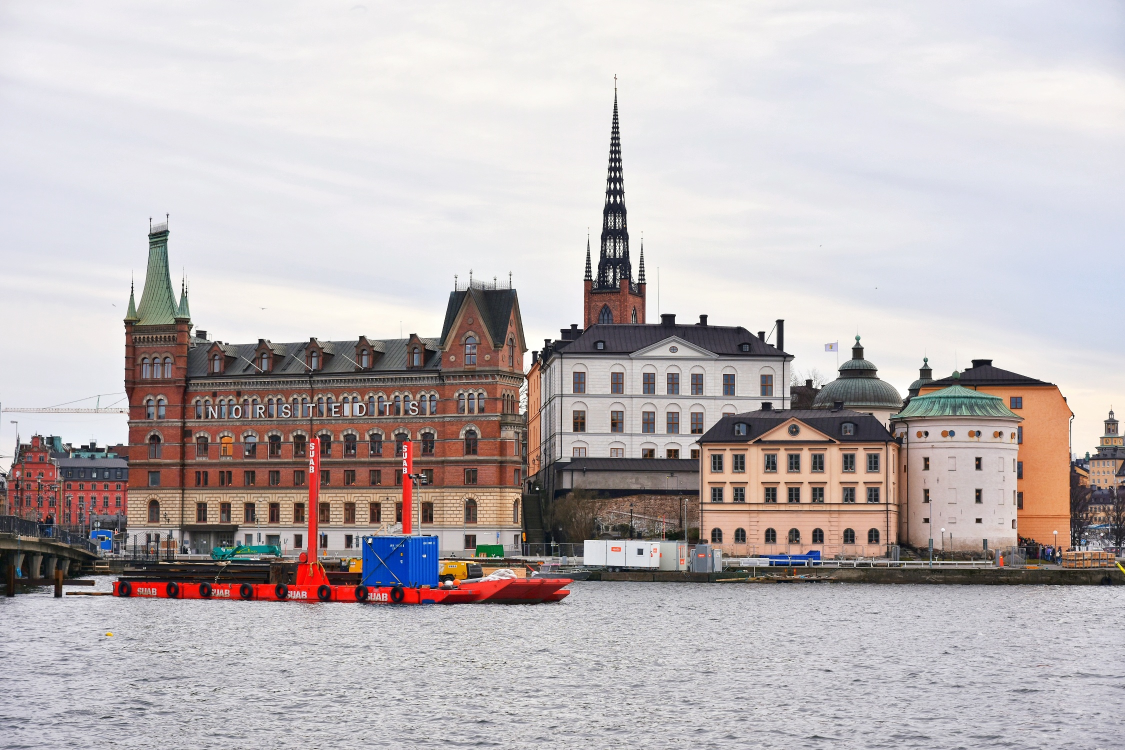
#> input picture asset/V_star bench/direct_attributes/sa_10033.jpg, 2250 x 1500 px (shown at 1/2 size)
$ python -i mcp_server.py   (imports and definitions only)   (older library calls are emulated)
#> lines starting #> are read from the running program, lines starting #| are printed output that depends on the picture
#> further down, picture is the input picture: shape (1500, 2250, 3); mean B, G, R 182.5, 181.5, 189
"""
MCP Server for Image Processing Tools.

Extracted from task1.py and task2.py — 12 image processing tools
exposed via the Model Context Protocol (stdio transport).

Usage:
    python mcp_server.py
"""

import os
import uuid
import cv2
import numpy as np
from mcp.server.fastmcp import FastMCP

# ---------------------------------------------------------------------------
# Output directory for processed images
# ---------------------------------------------------------------------------
OUTPUT_DIR = os.path.join(os.path.dirname(os.path.dirname(os.path.abspath(__file__))), "mcp_output")
# [1 line not run here, left out]


# [140 lines left out: functions _save, _load, _resize_to_max, _whitemask, _gridmask, _crop_image and 3 more, not called in this run]


def _enhance_luminance_contrast(
    image: np.ndarray,
    clahe_clip: float = 4.2, clahe_grid: tuple = (8, 8),
    detail_gain: float = 2.2, low_pct: float = 0.8, high_pct: float = 99.2,
    sigmoid_k: float = 8.0
) -> np.ndarray:
#> called with clahe_clip = 4.2, clahe_grid = (8, 8), detail_gain = 2.2, low_pct = 0.8, high_pct = 99.2, sigmoid_k = 8
    if image.ndim != 3 or image.shape[2] != 3:
        raise ValueError("Requires a BGR color image (H, W, 3)")
    img_u8 = image if image.dtype == np.uint8 else np.clip(image, 0, 255).astype(np.uint8)
    lab = cv2.cvtColor(img_u8, cv2.COLOR_BGR2LAB)
#> lab: shape (1500, 2250, 3); mean of channels 0, 1, 2 188.2, 131.4, 129
    l, a, b = cv2.split(lab)
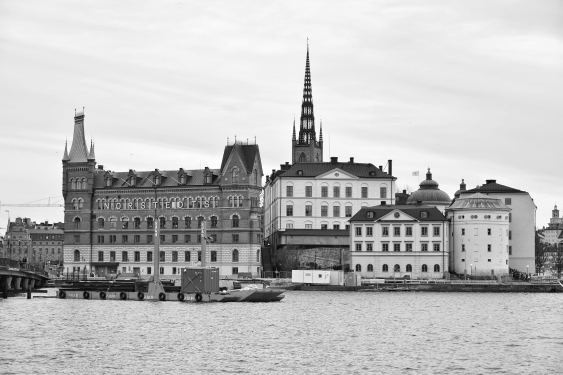
#> l: shape (1500, 2250) (shown at 1/4 size); min 0, max 255, mean 188.2
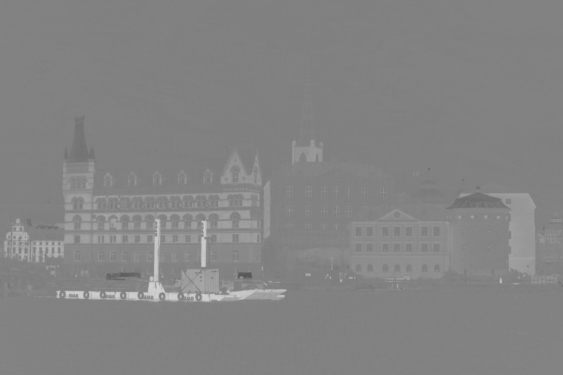
#> a: shape (1500, 2250) (shown at 1/4 size); min 85, max 208, mean 131.4
    clahe = cv2.createCLAHE(clipLimit=float(clahe_clip), tileGridSize=tuple(clahe_grid))
    l1 = clahe.apply(l)
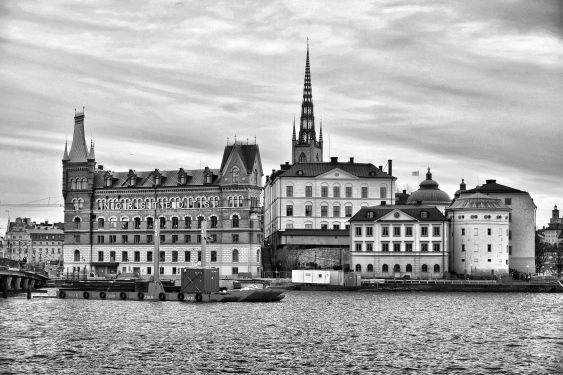
#> l1: shape (1500, 2250) (shown at 1/4 size); min 0, max 255, mean 166.2
    blur = cv2.GaussianBlur(l1, (0, 0), sigmaX=1.2, sigmaY=1.2)
    l2 = cv2.addWeighted(l1, 1.0 + float(detail_gain), blur, -float(detail_gain), 0)
    l2 = np.clip(l2, 0, 255).astype(np.uint8)
    lo = np.percentile(l2, float(low_pct))
#> lo = 0
    hi = np.percentile(l2, float(high_pct))
#> hi = 255
    if hi <= lo + 1e-6:
        l3 = l2.astype(np.float32)
    else:
        l3 = (l2.astype(np.float32) - lo) * (255.0 / (hi - lo))
        l3 = np.clip(l3, 0, 255)
    x = l3 / 255.0
    y = 1.0 / (1.0 + np.exp(-float(sigmoid_k) * (x - 0.5)))
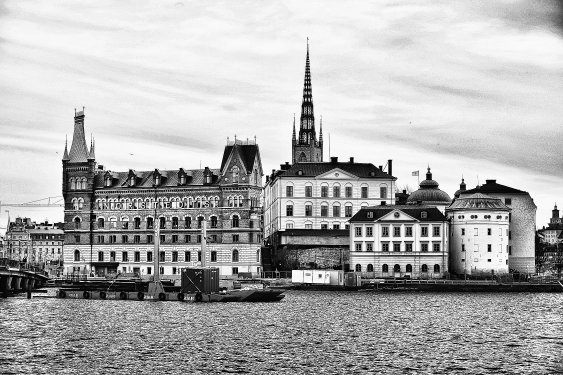
#> y: shape (1500, 2250) float32 (shown at 1/4 size); min 0.018, max 0.982, mean 0.686
    y = (y - y.min()) / (y.max() - y.min() + 1e-6)
    l_out = np.clip(y * 255.0, 0, 255).astype(np.uint8)
    out = cv2.cvtColor(cv2.merge([l_out, a, b]), cv2.COLOR_LAB2BGR)
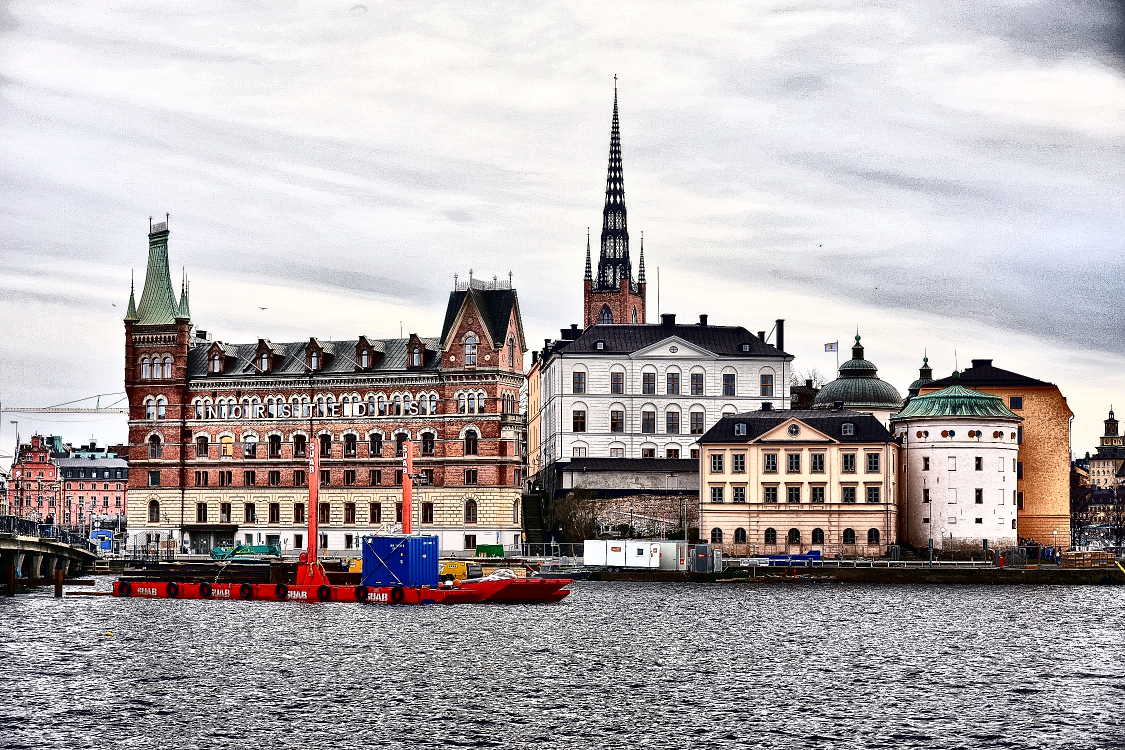
#> out: shape (1500, 2250, 3) (shown at 1/2 size); mean B, G, R 173.3, 172.2, 178.7
    return out


# [65 lines left out: functions _draw_three_equal_spacing_vertical_lines, _reversed_blur_mask, _enhance_contrast, _draw_rectangle, not called in this run]


# ===========================================================================
# MCP Server
# ===========================================================================

# [9 lines that did not run here, left out]


# [14 lines that did not run here, left out]


# [17 lines that did not run here, left out]


# [23 lines that did not run here, left out]


# [20 lines that did not run here, left out]


# [18 lines that did not run here, left out]


# [18 lines that did not run here, left out]


# [18 lines that did not run here, left out]


# [23 lines that did not run here, left out]


# [19 lines that did not run here, left out]


# [22 lines that did not run here, left out]


# [20 lines that did not run here, left out]


# [23 lines that did not run here, left out]


# ---------------------------------------------------------------------------
# Entry point
# ---------------------------------------------------------------------------
# [2 lines not run here, left out]

>>> import cv2
>>> picture = cv2.imread('../asset/V_star bench/direct_attributes/sa_10033.jpg')
>>> result = _enhance_luminance_contrast(picture)

$ run again, on asset/V_star bench/direct_attributes/sa_10052.jpg
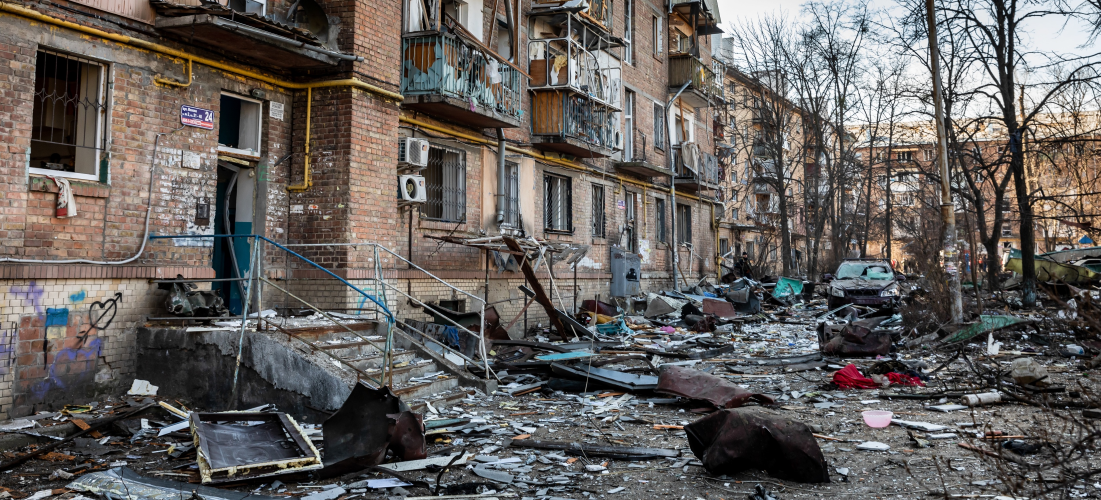
#> input picture asset/V_star bench/direct_attributes/sa_10052.jpg, 3302 x 1500 px (shown at 1/3 size)
#> picture is the input picture: shape (1500, 3302, 3); mean B, G, R 93.9, 96.6, 100.8
#> lab: shape (1500, 3302, 3); mean of channels 0, 1, 2 102.2, 129.6, 130.2
#> in _enhance_luminance_contrast, `l1 = clahe.apply(l)`:
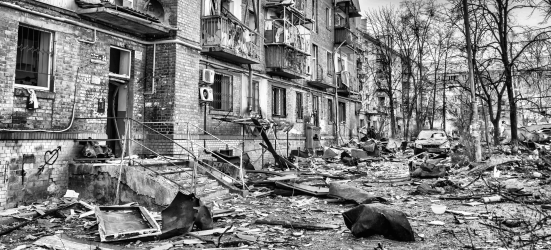
#> l1: shape (1500, 3302) (shown at 1/6 size); min 0, max 255, mean 127
#> lo = 0
#> hi = 255
#> in _enhance_luminance_contrast, `out = cv2.cvtColor(cv2.merge([l_out, a, b]), cv2.COLOR_LAB2BGR)`:
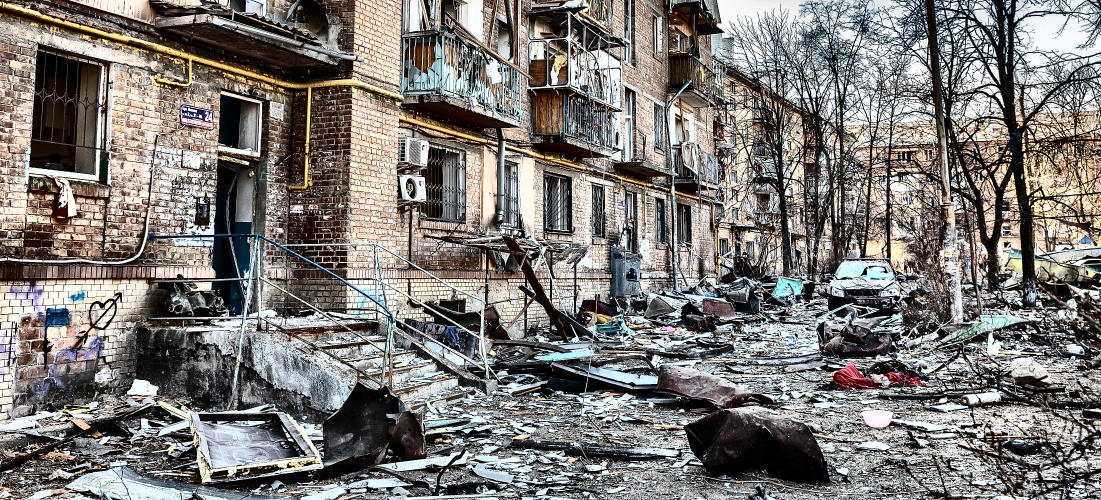
#> out: shape (1500, 3302, 3) (shown at 1/3 size); mean B, G, R 118.3, 121.3, 125.1

$ run again, on asset/V_star bench/direct_attributes/sa_10204.jpg
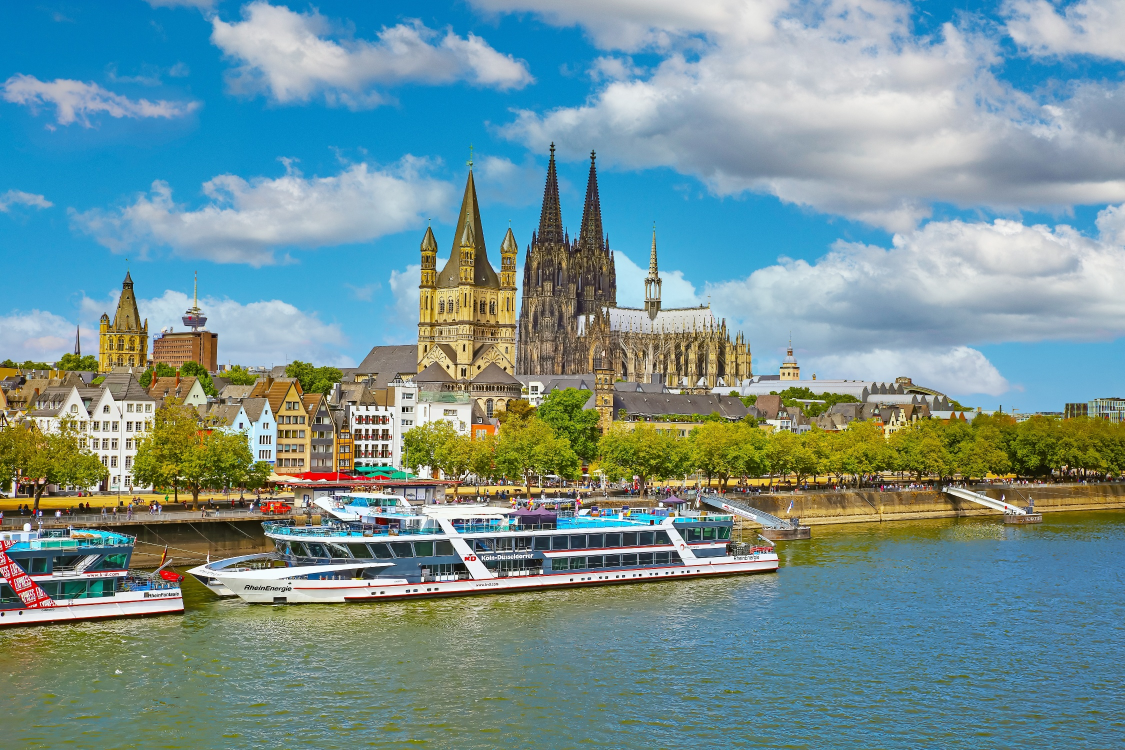
#> input picture asset/V_star bench/direct_attributes/sa_10204.jpg, 2250 x 1500 px (shown at 1/2 size)
#> picture is the input picture: shape (1500, 2250, 3); mean B, G, R 148.1, 146.3, 116.5
#> lab: shape (1500, 2250, 3); mean of channels 0, 1, 2 150.3, 122.8, 124.6
#> in _enhance_luminance_contrast, `l1 = clahe.apply(l)`:
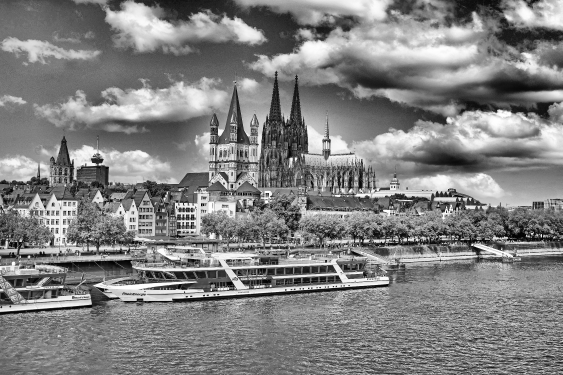
#> l1: shape (1500, 2250) (shown at 1/4 size); min 0, max 255, mean 129.6
#> lo = 0
#> hi = 255
#> in _enhance_luminance_contrast, `out = cv2.cvtColor(cv2.merge([l_out, a, b]), cv2.COLOR_LAB2BGR)`:
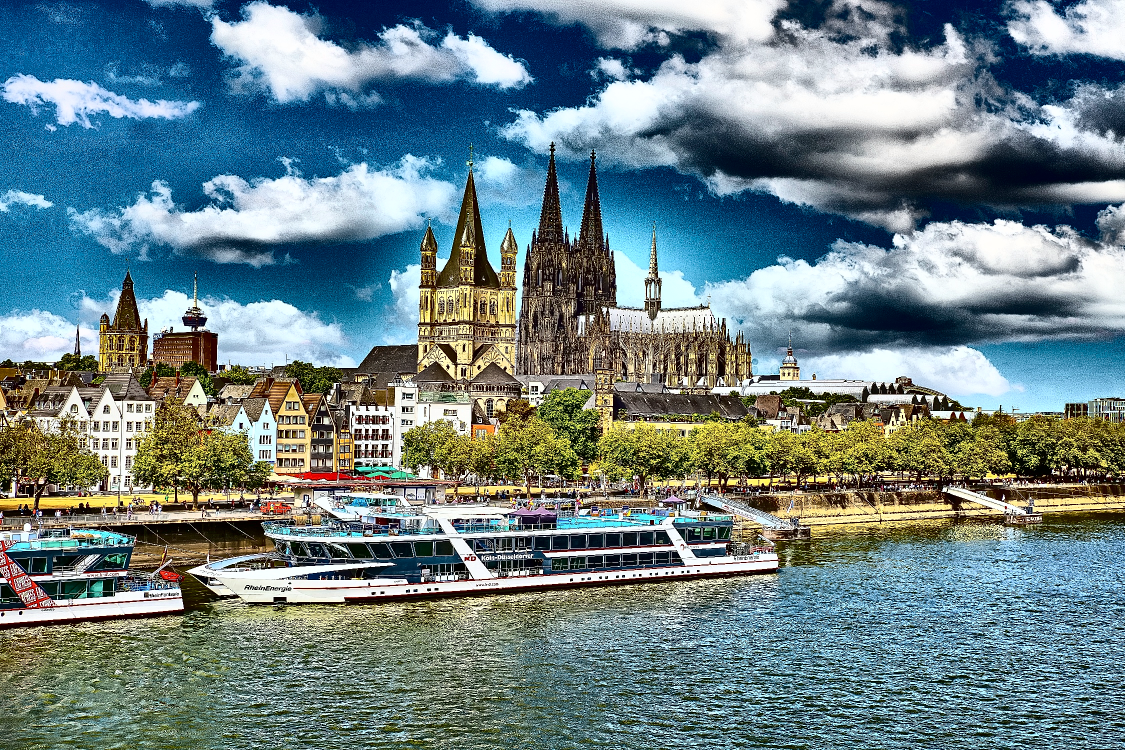
#> out: shape (1500, 2250, 3) (shown at 1/2 size); mean B, G, R 133.2, 129.4, 107.8
